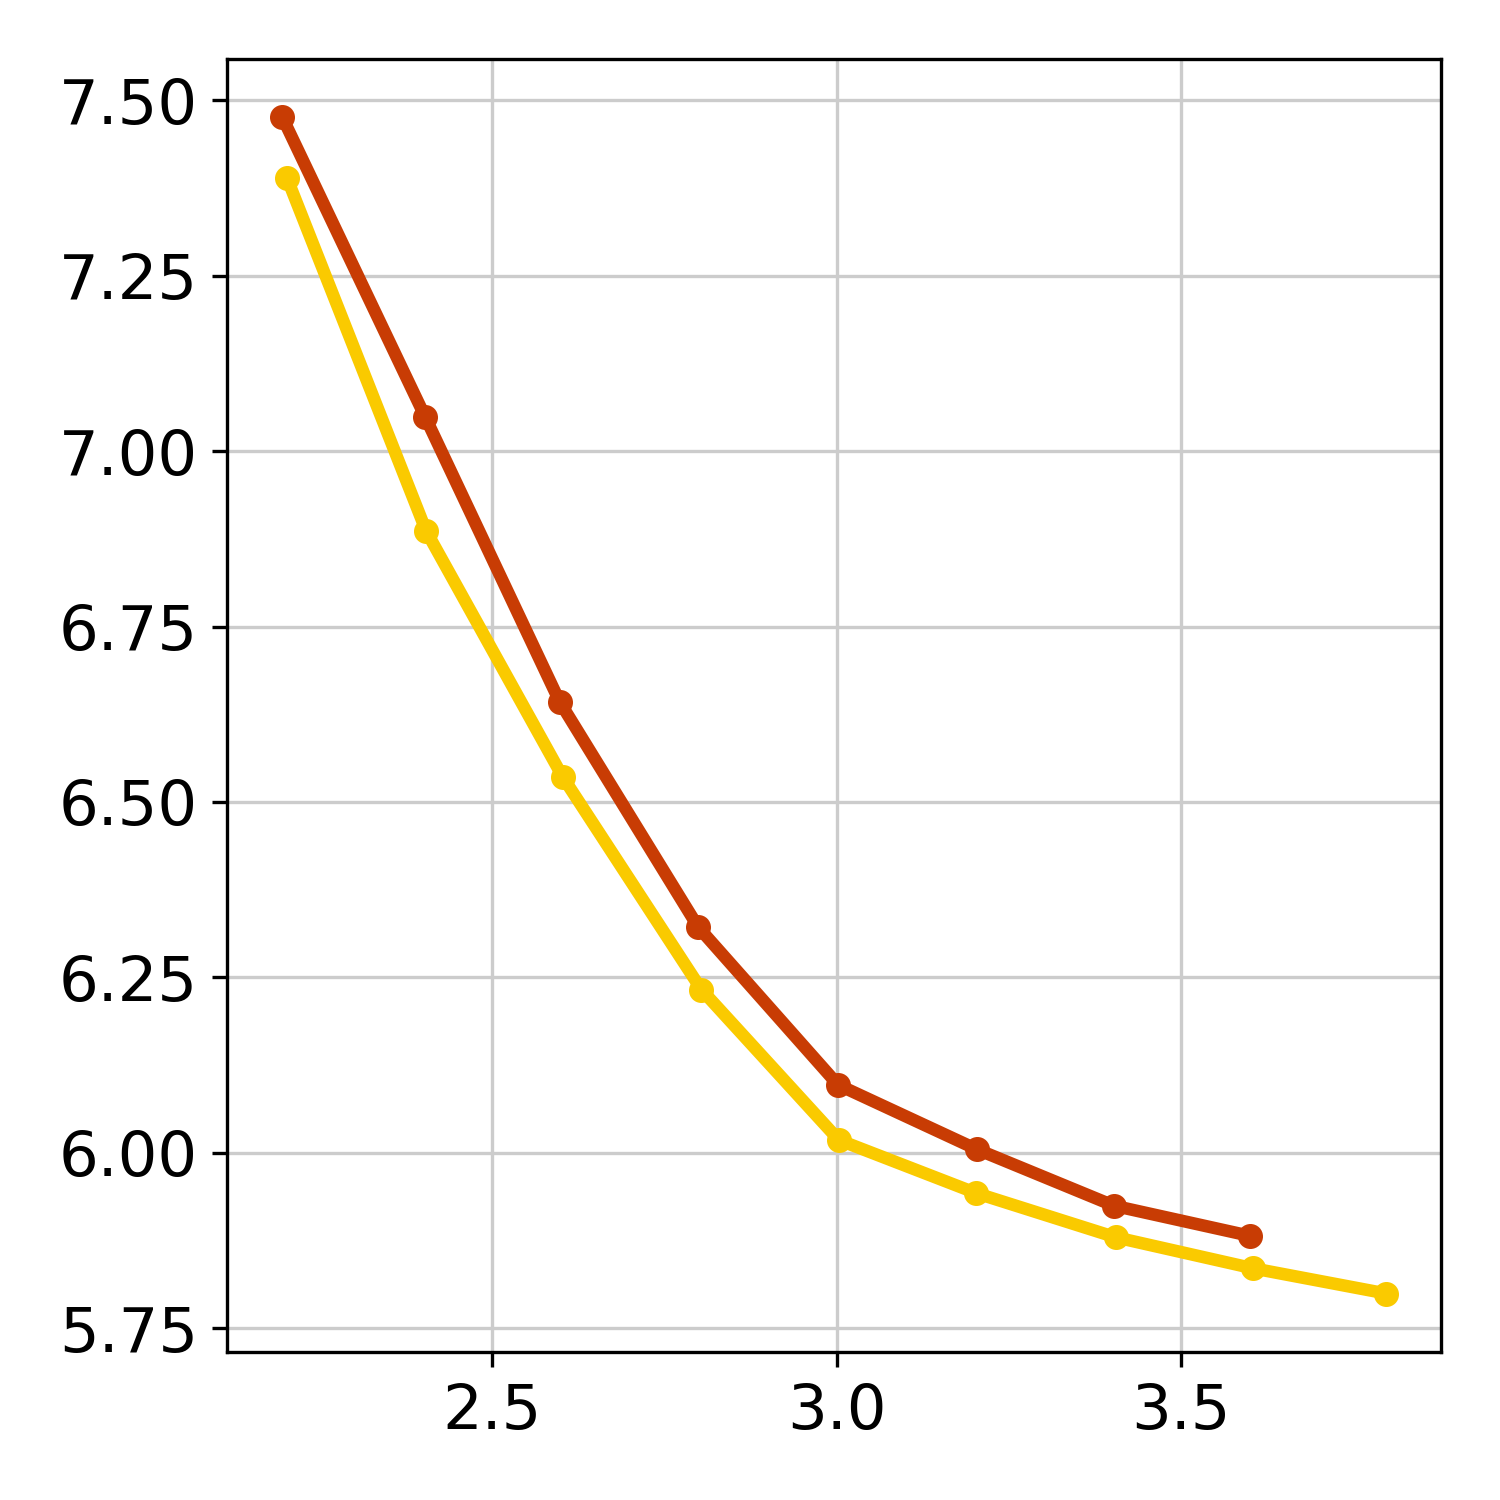

Write the Python code that produced this figure.
import numpy as np
from matplotlib import pyplot as plt

# owq_llama_2_gemv_hf

# 표로 그릴 것.

colors = [
    '#FF6663',
    '#939393',
    '#C83C04',
    '#378375',
    '#6699FF',
    '#FACA00',
    '#2351AB',
]

# fig_path='acl/experiment/continous_result.png'
fig_path = '/NAS/SJ/nsgaquant/acl/analysis/outlier/outlier'

font = {'size'   : 13}
plt.rc('font', **font)
plt.rc('axes', axisbelow=True)

linewidth = 3
markersize = 5

fig, axes = plt.subplots(nrows=1, ncols=1, figsize=(5, 5)) 
fig.subplots_adjust(hspace=0.5, wspace=0.1)

outlier_bits = [2.19632353, 2.40379902, 2.59865196, 2.7995098, 3.00232843, 3.20318627, 3.40208333, 3.5997549]
outlier_w2 = [5.063642502, 4.755596638, 4.367684364, 4.075111866, 3.827835321, 3.711799622, 3.60807991, 3.538823605]
outlier_c4 = [7.475886822, 7.048167229, 6.642660141, 6.321521759, 6.096700668, 6.005050659, 5.924552441, 5.881522655]
outlier_acc = [0.736838531, 0.744658553, 0.754150306, 0.760177014, 0.764130975, 0.766774821, 0.770105901, 0.773823544]

no_outlier_bits = [2.20306373, 2.40490196, 2.60294118, 2.80416667, 3.00343137, 3.20294118 ,3.40490196, 3.60465686, 3.79730392]
no_outlier_w2 = [4.993602276, 4.576478481, 4.275177956, 3.963034868, 3.724072933, 3.627696037, 3.550760746, 3.496205807, 3.445744038]
no_outlier_c4 = [7.389309883, 6.886165619, 6.535670757, 6.232421398, 6.018145561, 5.942317963, 5.87950182, 5.835152149, 5.799371719]
no_outlier_acc = [0.738021299, 0.743657972, 0.755443093, 0.76499475, 0.766131804, 0.769627149, 0.768681573, 0.772659542, 0.773729407]


axes.plot(outlier_bits, outlier_c4, label='w/ outliers', marker='o', markersize=markersize, linewidth=linewidth, c = colors[2])
axes.plot(no_outlier_bits, no_outlier_c4, label='w/o outliers', marker='o', markersize=markersize, linewidth=linewidth, c = colors[5])
axes.grid(c='0.8')

# ax = axes.twinx()
# ax.plot(outlier_bits, outlier_acc, linestyle = '--', marker='o', markersize=markersize, linewidth=linewidth, c = colors[2])
# ax.plot(no_outlier_bits, no_outlier_acc, linestyle = '--', marker='o', markersize=markersize, linewidth=linewidth, c = colors[5])

# ax.grid(c='0.8')
# ax.set_xticks([2.0, 2.5, 3.0, 3.5, 4.0])
# ax.tick_params(axis='both', which='major', labelsize=15)
axes.tick_params(axis='both', which='major', labelsize=15)


fig.tight_layout() 
plt.savefig(f'{fig_path}.png', dpi=300)
plt.savefig(f'{fig_path}.pdf', dpi=300)
